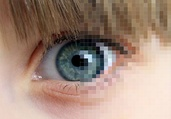
#> input picture Eye.jpg, 171 x 119 px, shrunk from 669 x 468 before the run
$ python Exp_01_21EC39008.py
#> lines starting #> are read from the running program, lines starting #| are printed output that depends on the picture
# -*- coding: utf-8 -*-
"""Exp-01-21EC39008.ipynb

Automatically generated by Colab.

Original file is located at
    https://colab.research.google.com/drive/1BcmTyyvOAYuglsrGlMWSXM1OLwxXtHoC
"""
# This code works best in Google Colab!
import cv2
import numpy as np
from google.colab.patches import cv2_imshow

path = 'Eye.jpg'

image = cv2.imread(path)
#> image is the input picture: shape (119, 171, 3); mean B, G, R 123.3, 137.5, 161.9
# Reading the image


def display(image):
  cv2_imshow(image)
# Using cv2.imshow() method for Displaying the image

cv2_imshow(image)

def scale_nearest_neighbor(image, scale_factor):
#> called with scale_factor = 1.5
  height, width, channels = image.shape
#> height = 119; width = 171; channels = 3
  scaled_height = int(height * scale_factor)
#> scaled_height = 178
  scaled_width = int(width * scale_factor)
#> scaled_width = 256
  scaled_image = np.zeros((scaled_height, scaled_width, channels), dtype=image.dtype)
  for i in range(scaled_height):
    for j in range(scaled_width):
      scaled_image[i, j] = image[int(i / scale_factor), int(j / scale_factor)]
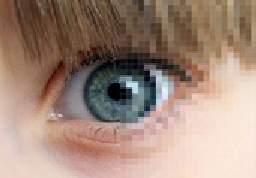
#> scaled_image: shape (178, 256, 3); mean B, G, R 122.9, 137.1, 161.6
  return scaled_image
# Scaling the image using nearest neighbors method

def scale_bilinear_interpolation(image, scale_factor):
#> called with scale_factor = 1.5
  height, width, channels = image.shape
#> height = 119; width = 171; channels = 3
  scaled_height = int(height * scale_factor)
#> scaled_height = 178
  scaled_width = int(width * scale_factor)
#> scaled_width = 256
  scaled_image = np.zeros((scaled_height, scaled_width, channels), dtype=image.dtype)
  for i in range(scaled_height):
    for j in range(scaled_width):
      x = j / scale_factor
      y = i / scale_factor

      x0 = int(x)
      x1 = min(x0 + 1, width - 1)
      y0 = int(y)
      y1 = min(y0 + 1, height - 1)

      a = x - x0
      b = y - y0

      for c in range(channels):
          ## Considering four nearest pixels in the origial image and assigning the pixel value in the scaled image as the weighted mean of those values.
          value = (1 - a) * (1 - b) * image[y0, x0, c] + a * (1 - b) * image[y0, x1, c] + (1 - a) * b * image[y1, x0, c] + a * b * image[y1, x1, c]
          scaled_image[i, j, c] = int(value)
  return scaled_image
# Scaling the image using bilinear interpolation method

scaled_nn = scale_nearest_neighbor(image, 1.5)
scaled_bi = scale_bilinear_interpolation(image, 1.5)
# Scaling the image by a factor of 1.5

def save_image(image, file_path):
    cv2.imwrite(file_path, image)

save_image(scaled_nn, 'scaled_nn.jpg')
save_image(scaled_bi, 'scaled_bi.jpg')
# Saving the scaled images

def nearest_neighbor_rotation(image, angle):
    angle_rad = np.deg2rad(angle)
    height, width, channels = image.shape
    new_height = int(abs(width * np.sin(angle_rad)) + abs(height * np.cos(angle_rad)))
    new_width = int(abs(width * np.cos(angle_rad)) + abs(height * np.sin(angle_rad)))

    rotated_image = np.zeros((new_height, new_width, channels), dtype=image.dtype)
    cx, cy = width // 2, height // 2
    ncx, ncy = new_width // 2, new_height // 2

    for i in range(new_height):
        for j in range(new_width):
            x = (j - ncx) * np.cos(angle_rad) + (i - ncy) * np.sin(angle_rad) + cx
            y = -(j - ncx) * np.sin(angle_rad) + (i - ncy) * np.cos(angle_rad) + cy

            if 0 <= x < width and 0 <= y < height:
                rotated_image[i, j] = image[int(y), int(x)]

    return rotated_image
# Rotates an image by `angle` degrees clockwise using nearest neighbors method


def bilinear_rotation(image, angle):
#> called with angle = 45
    angle_rad = np.deg2rad(angle)
    height, width, channels = image.shape
#> height = 119; width = 171; channels = 3
    new_height = int(abs(width * np.sin(angle_rad)) + abs(height * np.cos(angle_rad)))
#> new_height = 205
    new_width = int(abs(width * np.cos(angle_rad)) + abs(height * np.sin(angle_rad)))
#> new_width = 205

    rotated_image = np.zeros((new_height, new_width, channels), dtype=image.dtype)
    cx, cy = width // 2, height // 2
    ncx, ncy = new_width // 2, new_height // 2

    for i in range(new_height):
        for j in range(new_width):
            x = (j - ncx) * np.cos(angle_rad) + (i - ncy) * np.sin(angle_rad) + cx
            y = -(j - ncx) * np.sin(angle_rad) + (i - ncy) * np.cos(angle_rad) + cy

            if 0 <= x < width and 0 <= y < height:
                x0 = int(x)
                x1 = min(x0 + 1, width - 1)
                y0 = int(y)
                y1 = min(y0 + 1, height - 1)

                a = x - x0
                b = y - y0

                for c in range(channels):
                    value = (1 - a) * (1 - b) * image[y0, x0, c] + a * (1 - b) * image[y0, x1, c] + (1 - a) * b * image[y1, x0, c] + a * b * image[y1, x1, c]
                    rotated_image[i, j, c] = int(value)
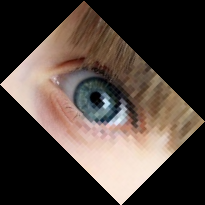
#> rotated_image: shape (205, 205, 3); mean B, G, R 59.6, 66.5, 78.3

    return rotated_image
# Rotates an image by `angle` degrees clockwise using nearest neighbors method

rotated_bi = bilinear_rotation(image, 45)
rotated_nn = nearest_neighbor_rotation(image, 45)
# Rotating the image by 45 degrees

save_image(rotated_nn, 'rotated_nn.jpg')
save_image(rotated_bi, 'rotated_bi.jpg')
# Saving the rotated images

# Displaying the scaled and rotated images
display(scaled_nn)
display(scaled_bi)
display(rotated_nn)
display(rotated_bi)
